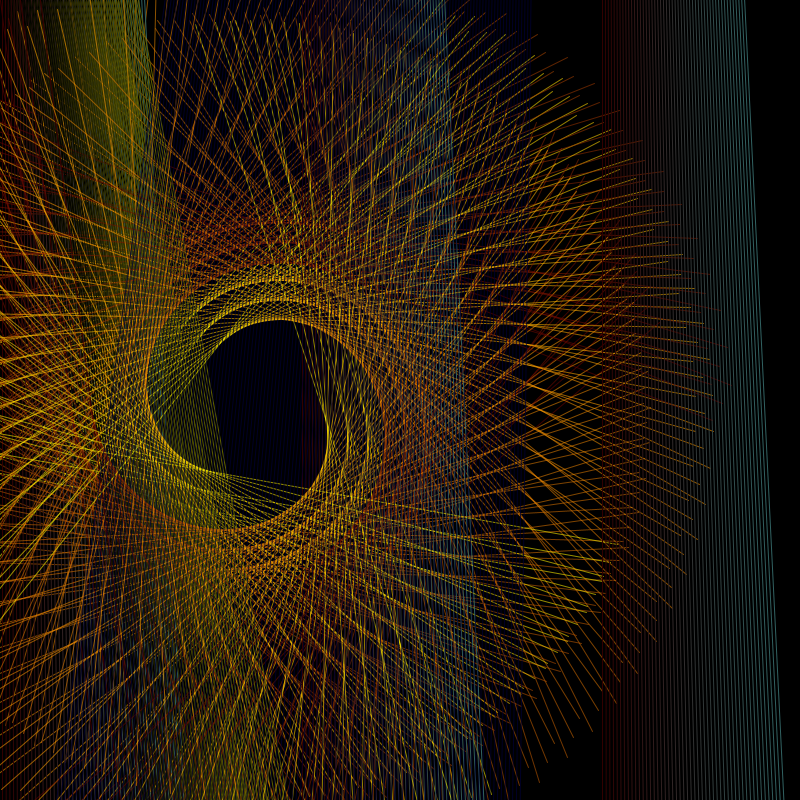
Frame 1 (no input)
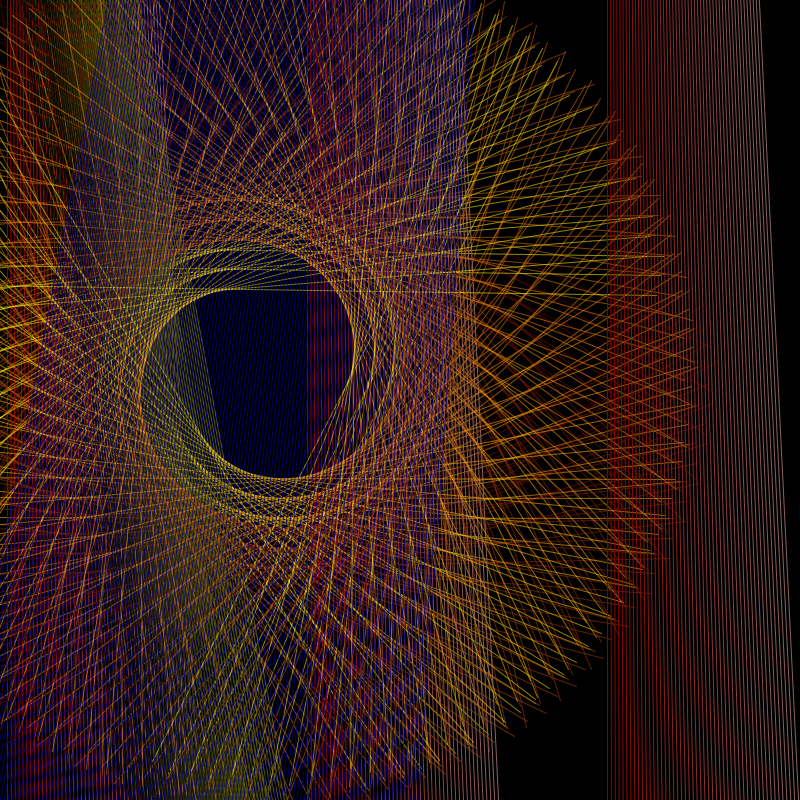
Frame 60 (the mouse pressed at the canvas centre just before this capture)
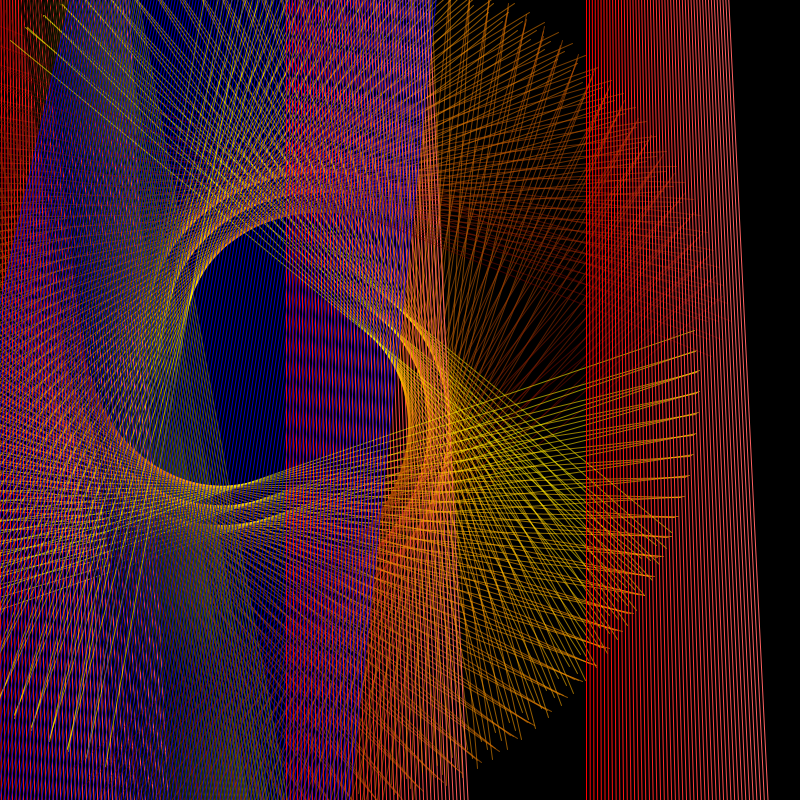
Frame 120 (the mouse held since frame 60 and released just before this capture)

The Processing sketch that drew these frames (run headless with seeded random() and noise(); from frame 60 on, the mouse is pressed at the canvas centre):

// Processing sketch: Davidsketch_240320aMoire
// ── Davidsketch_240320aMoire.pde
//code runs at start
void setup() {
  //set size to 800,800
  size(800, 800);
}
//variable that controls animation value
float step = 0;
//variable for spiral animation
float sstep = 62;

Boolean backward = false; //boolean that determines which way the variable step incriments

//code runs every frame
void draw() {
  step+=0.100001;

  //set background to black
  background(0);
  //for loop changing junk
  //if sstep is greater than 64 then start  incrementing backwards
  //if sstep is less than or equal to 62 start incrimenting forwards
  if (sstep >= 64) {
    backward = true;
  }
  if (sstep <= 62) {
    backward = false;
  }

  if (backward == true) {
    sstep-=0.0300001;
  }
  //increment up slightly slowly by only incrimenting when framecount is divisible by 2
  if (backward == false) {
    sstep+=0.0300001;
  }

  for (int j = 0; j<3; j++) {

    //for loop for drawing 2 sets of lines that overlap on first line
    for (int i = 0; i<50; i++) {
      //change stroke based on for loop
      stroke(i*2, i*2, 0, 255);
      line(j*20+100+i*3, 800, j*20+0+i*2, 0);
    }
    pushMatrix();
    //rotating random spiralling thing
    for (int i = 0; i<123; i++) {
      //change stroke based on for loop
      stroke(100+i*2, i*2, 0, 150);
      line(j*20+100+i*1, 800, j*20+0+i*0.5, 0);
      translate(10*cos(step/2.0002), 100*sin(step/1.0002));
      translate(722, 375);
      rotate(sstep/30.00673);
    }
    //whenever im pushing and popping matrix it makes sure that translations/rotations/scaling from above dont effect code from below
    popMatrix();
    pushMatrix();
    translate(50*sin(step/2.0002), 100*cos(step/2.0002));
    //for loop for drawing lines
    for (int i = 0; i<50; i++) {
      //make red go to light pink from loop
      stroke(abs(500*sin(step)), i*2, i*2);
      line(j*300+0+i*4, 999, j*300+0+i*2, -999);
    }
    popMatrix();
  }
  //blue red thing in the front
  for (int i = 0; i<123; i++) {
    //make go to  blue from step absoulute style
    stroke(0, 0, abs(500*sin(step)), 200);
    //tilting the begin without translte
    line(300*sin(step)+0+i*4, 999, 300+0+i*2, -999);
  }
}
